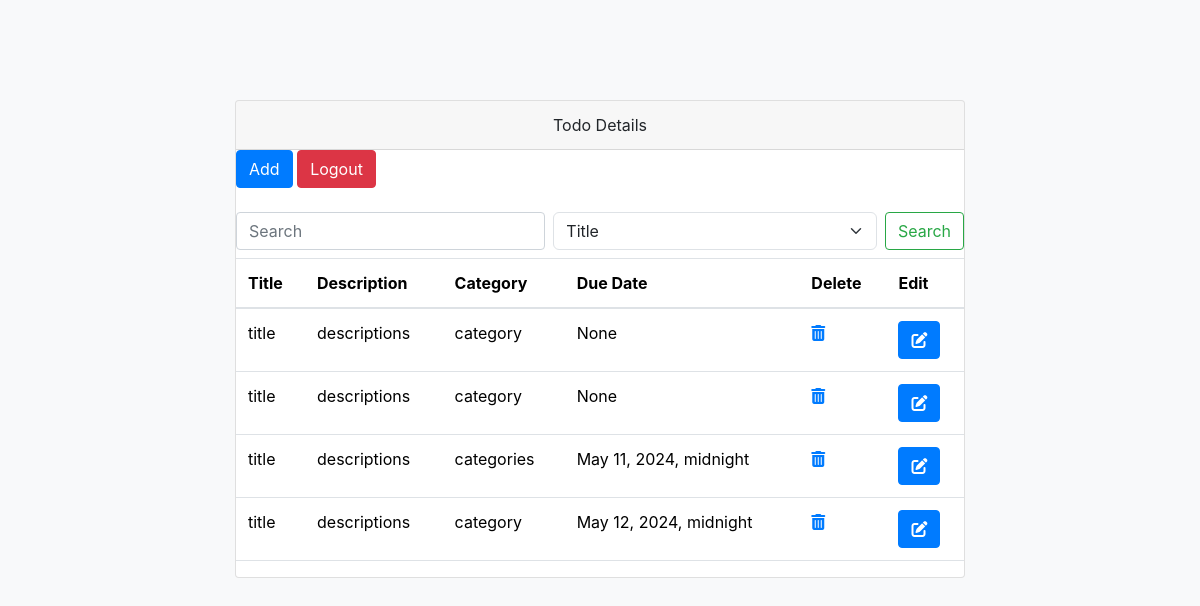
Page /index (signed in) on the committed database.
### todo/models.py (models this page shows, shortened)
class Todo(models.Model):
    user = models.ForeignKey(Users, on_delete=models.CASCADE)
    title = models.CharField(max_length=100)
    category = models.CharField(max_length=100)
    description = models.TextField()
    duedate = models.DateTimeField(null=True)

### todoapp/views.py (the view)
# urls.py: path('index', views.tododetails, name='index'),
def tododetails(request):
    user_id = request.session.get('userid')
    query = request.GET.get('q')
    criteria = request.GET.get('criteria')
    todo_objs = None
    if user_id:
        try:
            user = Users.objects.get(id=user_id)
            if query:
                if criteria == 'title':
                    todo_objs = Todo.objects.filter(user=user, title__icontains=query)
                elif criteria == 'category':
                    todo_objs = Todo.objects.filter(user=user, category__icontains=query)
                elif criteria == 'duedate':
                    todo_objs = Todo.objects.filter(user=user, duedate__icontains=query)
            else:
                todo_objs = Todo.objects.filter(user=user)
            if todo_objs:
                return render(request, "tododetails.html", {'todo_objs': todo_objs})
        except Users.DoesNotExist:
            pass
    return render(request, "tododetails.html", {})

### template/tododetails.html (shortened to what this page needs)
<!DOCTYPE html>
<html lang="en">
<head>
    <link href="https://cdn.jsdelivr.net/npm/bootstrap@5.3.3/dist/css/bootstrap.min.css" rel="stylesheet">
    <link href="https://maxcdn.bootstrapcdn.com/bootstrap/4.5.2/css/bootstrap.min.css" rel="stylesheet">
</head>
<body>
    <div class="container">
        <div class="row justify-content-center">
            <div class="col-md-8">
                <div class="card">
                    <div class="card-header text-center">
                        Todo Details
                    </div>
                    <div>
                        <button type="button" class="btn btn-primary" data-bs-toggle="modal" data-bs-target="#exampleModal">
                            Add
                        </button>
                        <a href="{% url 'todoapp:logout' %}" class="btn btn-danger">Logout</a>
                    </div>
                    <form class="d-flex mt-4" method="GET" action="{% url 'todoapp:index' %}">
                        <input class="form-control me-2" type="search" placeholder="Search" aria-label="Search" name="q">
                        <select class="form-select me-2" name="criteria">
                            <option value="title">Title</option>
                        </select>
                        <button class="btn btn-outline-success" type="submit">Search</button>
                    </form>
                    <table class="table mt-2">
                        <thead>
                            <tr>
                                <th scope="col">Title</th>
                                <th scope="col">Description</th>
                                <th scope="col">Category</th>
                                <th scope="col">Due Date</th>
                                <th scope="col">Delete</th>
                                <th scope="col">Edit</th>
                            </tr>
                        </thead>
                        <tbody>
                            {% for td in todo_objs %}
                            <tr>
                                <td>{{td.title}}</td>
                                <td>{{td.description}}</td>
                                <td>{{td.category}}</td>
                                <td>{{td.duedate}}</td>
                                <td><a href="{% url 'todoapp:delete_todo' td.id %}"><i class="fas fa-trash-alt"></i></a></td>
                                <td>
                                    <button type="button" class="btn btn-primary" data-bs-toggle="modal" data-bs-target="#exampleModal{{ forloop.counter }}">
                                        <i class="fas fa-edit"></i>
                                      </button>
                                </td>
                            </tr>
                            {% endfor %}
                        </tbody>
                    </table>
                </div>
            </div>
        </div>
    </div>
</body>
</html>

### template/tododetails.html (style rules this page uses)
body { background-color: #f8f9fa; }
.container { margin-top: 100px; }

### rows in the picture
Todo: title "title", description "descriptions", category "category", duedate "None"
Todo: title "title", description "descriptions", category "category", duedate "None"
Todo: title "title", description "descriptions", category "categories", duedate "May 11, 2024, midnight"
Todo: title "title", description "descriptions", category "category", duedate "May 12, 2024, midnight"
